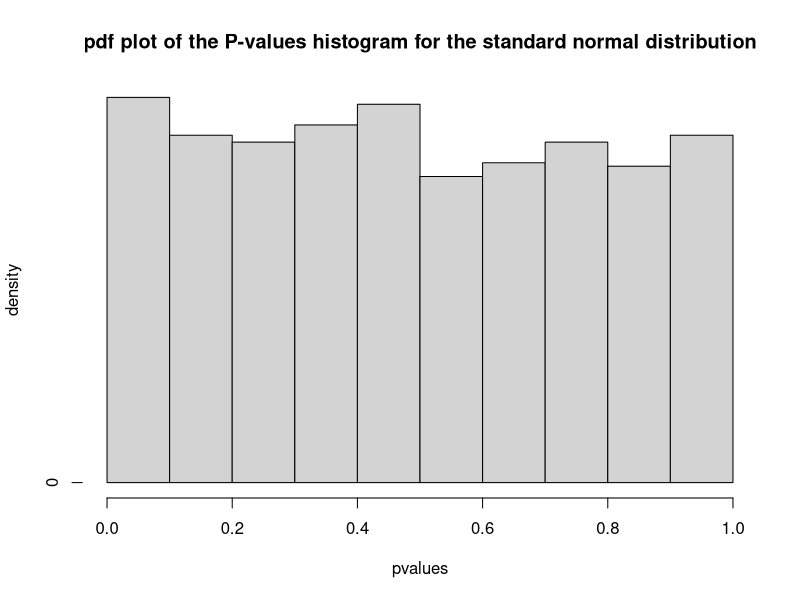
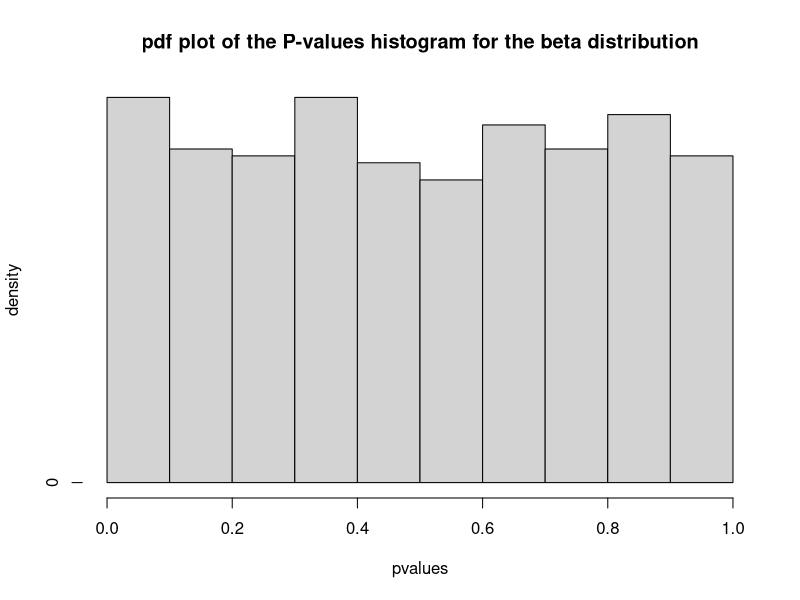

The R script that drew these images, in order:
num = 1000

# normal distribution
rvs = rnorm(num, mean = 0, sd = 1)
pvalues = 1 - pnorm(rvs, mean = 0, sd = 1) 
normHist = hist(pvalues, 
    main="histogram of P-values for the standard normal distribution", 
    plot=FALSE)
normHist$counts = normHist$counts / num
pdf('normal.pdf')
plot(normHist, 
    main="pdf plot of the P-values histogram for the standard normal distribution",
    ylab="density")

# beta distribution
rvs = rbeta(num, 2, 5) 
pvalues = 1 - pbeta(rvs, 2, 5)
bHist = hist(pvalues, 
    main="histogram of P-values for the beta distribution",
    plot=FALSE)
bHist$counts = bHist$counts / num
pdf('beta.pdf')
plot(bHist, 
    main="pdf plot of the P-values histogram for the beta distribution", 
    ylab="density")
